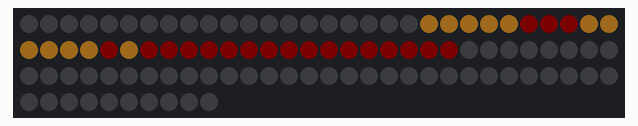
Recording of a sketch running on a simulated ESP8266 (NodeMCU). On the bench: 100 RGB LEDs in strip order, left to right, continuing on the next row. Dim RGB values are drawn brighter than linear; WiFi joins after 1.5 s; servers stay silent unless stated; the local clock reads 2024-03-15 10:24:30 at power-on unless the sketch sets it; what the sketch prints to the serial monitor is not drawn.

Above: at 2.6 s.

The sketch:

esp_rtc_test2.ino
```cpp
/*
 *  Based on RTC this counts the passed and remaining seconds of the day
 *    and outputs remaining seconds in countdown on neopixel strip
 *
 *  Github
 *      https://github.com/jumejume1/NodeMCU_ESP8266/blob/master/READ_TIME_FROM_INTERNET/READ_TIME_FROM_INTERNET.ino
 *
 */


#include <ESP8266WiFi.h>
#include <time.h>
#include <Adafruit_NeoPixel.h>


//const char* ssid = "<your WiFi SSID>";
//const char* password = "<your WiFi Password>";
const char* ssid = "KDG-3798D";
const char* password = "fA4cXNhfB5uX";

                                                        // ** Neopixel
#define PIN     D2
#define PIXELS  100

Adafruit_NeoPixel neoStrip = Adafruit_NeoPixel(PIXELS, PIN, NEO_GRB + NEO_KHZ800);

int ledPin = 13;

int timezone = 2 * 3600;
int dst = 0;


unsigned long seconds_pas = 0;
unsigned long seconds_rem = 0;
long stopwatch;

struct tm* p_tm;


void setup() {

//  pinMode(ledPin,OUTPUT);
//  digitalWrite(ledPin,LOW);

  Serial.begin(115200);
  Serial.println();
  Serial.print("Wifi connecting to ");
  Serial.println( ssid );

  WiFi.begin(ssid,password);

  Serial.println();

  Serial.print("Connecting");

  while( WiFi.status() != WL_CONNECTED ){
      delay(500);
      Serial.print(".");
  }

  digitalWrite( ledPin , HIGH);
  Serial.println();

  Serial.println("Wifi Connected Success!");
  Serial.print("NodeMCU IP Address : ");
  Serial.println(WiFi.localIP() );

  configTime(timezone, dst, "pool.ntp.org","time.nist.gov");
  Serial.println("\nWaiting for Internet time");

  while(!time(nullptr)){
     Serial.print("*");
     delay(1000);
  }
  Serial.println("\nTime response....OK");

  Serial.println("\nGetting real-time date :");

  time_t now = time(nullptr);

  p_tm = localtime(&now);
  stopwatch = millis();

  while( p_tm->tm_year == 70){  // year = 1970
    delay(1000);
    now = time(nullptr);
    p_tm = localtime(&now);
    stopwatch = millis();
    //
    Serial.print("re-syncing\t");
    //Serial.println(p_tm->tm_year);
    //print_date(p_tm);
  }


  // print out in human readable
  print_date(p_tm);

  //
  seconds_pas = 0;
  seconds_pas += p_tm->tm_sec;
  seconds_pas += (p_tm->tm_min *60 );
  seconds_pas += (p_tm->tm_hour *3600);

  // daily there are 86.400
  seconds_rem = (86400 -seconds_pas);
  seconds_rem--;
  seconds_pas++;

  Serial.println("\n ##  A day has 86.400 seconds");

  Serial.print(" So today passed : ");
  Serial.print(seconds_pas);
  Serial.print(" seconds // in mins : ");
  Serial.print(seconds_pas/3600);

  Serial.print(" \t and remaining :  ");
  Serial.print(seconds_rem );
  Serial.print(" in mins :  ");
  Serial.println(seconds_rem/3600);

  neoStrip.begin();

}


void loop() {

  if(millis() -stopwatch >= 1000 ){
    // should be more accurate as not losing millis to loop code
    stopwatch += 1000;
    seconds_rem--;
    seconds_pas++;

    Serial.print( seconds_rem);
    Serial.print(" , ");
//    Serial.print( seconds_rem, BIN);
//    Serial.print(" ,\t\t");
    for( int l=0; l<32; l++){
      // l = bit
      if(get_bit_ul(seconds_rem, l)) {
        // bit is HIGH
        //neoStrip.setPixelColor( (l)+20, neoStrip.Color( 0, 10, 40) );
        neoStrip.setPixelColor( (l)+20, neoStrip.Color( 30, 20, 5) );
        Serial.print('1');
        //neoStrip.setPixelColor( (l*2), neoStrip.Color( 0, 10, 40) );
        //neoStrip.setPixelColor( (l*2)+1, neoStrip.Color( 0, 10, 40) );
      }
      else {
        // bit is LOW
        neoStrip.setPixelColor( (l)+20, neoStrip.Color( 3,0,0 ) );
        Serial.print('0');
      }
    }
    //Serial.println();
    Serial.print("\t passed : ");
    Serial.print(seconds_pas);
    Serial.print("\t");

    for( int l=0; l<32; l++){
      if(get_bit_ul(seconds_pas, l)) {
        Serial.print('1');      }
      else {
        Serial.print('0');      }
      // Eo for
    }
    Serial.println();


    neoStrip.show();
    delay(100);
  }

//  delay(1000);
}


void print_date(  struct tm* dat) {
  Serial.print(dat->tm_mday);
  Serial.print("/");
  Serial.print(dat->tm_mon + 1);
  Serial.print("/");
  Serial.print(dat->tm_year + 1900);
  Serial.print(" ");
  Serial.print(dat->tm_hour);
  Serial.print(":");
  Serial.print(dat->tm_min);
  Serial.print(":");
  Serial.println(dat->tm_sec);
  // print date
}


uint8_t get_bit_ul( unsigned long num, int b){
  //Serial.println( num & (1<<b) );
  if ( (num & (1<<b) ) )
    return 0x01;
  else
    return 0;
}


uint8_t check_bit_ul( unsigned long num, int b){
  //Serial.println( num & (0x01<<b) );
  return (num & (1<<b) );
}
// #
```
